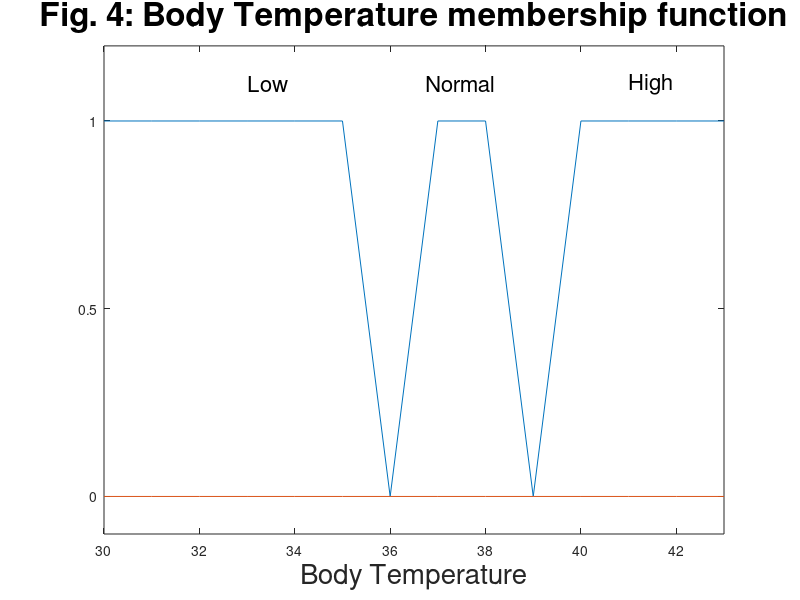

Write the MATLAB code that produced this figure.
# Fig 4

x   = (30:43);
y   = [1,1,1,1,1,1,0,1,1,0,1,1,1,1];
y2  = [0,0,0,0,0,0,0,0,0,0,0,0,0,0];

figure;
plot( x, y, x, y2 );

title ( "Fig. 4: Body Temperature membership function", "FontSize", 24 );
xlabel ("Body Temperature", "FontSize", 20 );

ylim([-0.1  1.2]);
xlim([30    43]);
yticks([0,0.5,1]);

text (33,     1.1,  "Low",    "FontSize", 16);
text (36.75,  1.1,  "Normal", "FontSize", 16);
text (41,     1.1,  "High",   "FontSize", 16);
